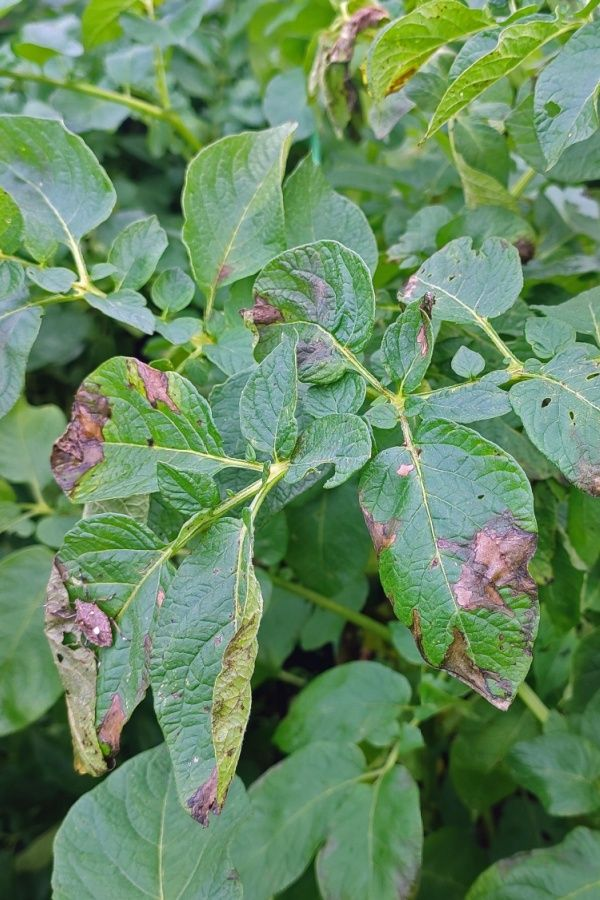
#> input picture frontend/src/assets/leaf1.jpg, 600 x 900 px
$ python -i background_service.py   (imports and definitions only)
#> lines starting #> are read from the running program, lines starting #| are printed output that depends on the picture; after the words box and inside, x2 and y2 are one past the last pixel; in counts of white or black regions, pixels touching at a corner belong together
# app/services/background_service.py
import logging
from collections import deque
from pathlib import Path

import numpy as np
from PIL import Image, ImageFilter, ImageOps

logger = logging.getLogger(__name__)

MASK_WORK_SIZE = 512
NEUTRAL_BACKGROUND = (247, 248, 244)


def remove_leaf_background(image_path: str, output_path: str) -> str:
    """
    Buat versi gambar dengan background netral sebelum dikirim ke model.

    Jika segmentasi gagal, fungsi mengembalikan path gambar asli agar diagnosis
    tetap berjalan.
    """
#> called with image_path = '../../../frontend/src/assets/leaf1.jpg', output_path = 'out.png'
    source = Path(image_path)
    destination = Path(output_path)

    try:
        destination.parent.mkdir(parents=True, exist_ok=True)

        with Image.open(source) as opened_image:
#> opened_image is the input picture: PIL image 600x900 RGB; mean R, G, B 103, 138.7, 99.3
            image = ImageOps.exif_transpose(opened_image).convert("RGB")

        work_image = image.copy()
        work_image.thumbnail((MASK_WORK_SIZE, MASK_WORK_SIZE), Image.Resampling.LANCZOS)

        mask = _build_leaf_mask(work_image)
        if not mask.getbbox():
            logger.warning("Background removal skipped; no leaf-like area found in %s", source)
            return str(source)

        mask = mask.resize(image.size, Image.Resampling.BILINEAR)
        mask = mask.filter(ImageFilter.GaussianBlur(1.5))

        background = Image.new("RGB", image.size, NEUTRAL_BACKGROUND)
        result = Image.composite(image, background, mask)
        result.save(destination, format="JPEG", quality=95, optimize=True)

        return str(destination)
    except Exception as exc:
        logger.error("Background removal failed for %s: %s", source, exc, exc_info=True)
        return str(source)


def _build_leaf_mask(image: Image.Image) -> Image.Image:
    arr = np.asarray(image).astype(np.float32) / 255.0
    red = arr[:, :, 0]
    green = arr[:, :, 1]
    blue = arr[:, :, 2]

    max_channel = arr.max(axis=2)
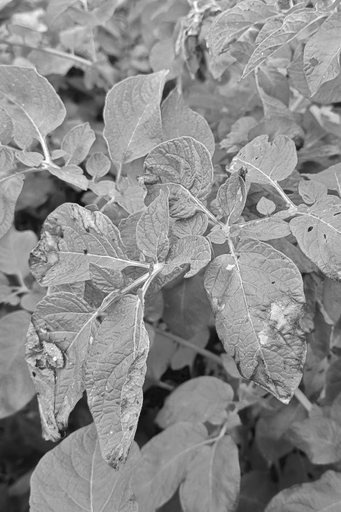
#> max_channel: shape (512, 341) float32; min 0.0392, max 1, mean 0.549
    min_channel = arr.min(axis=2)
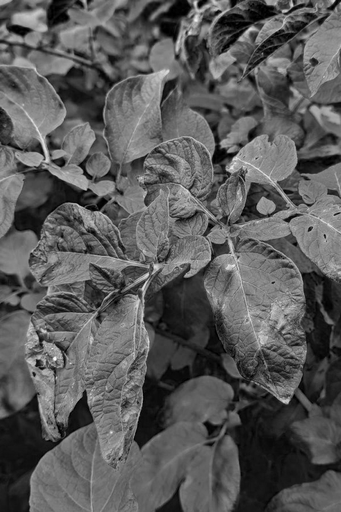
#> min_channel: shape (512, 341) float32; min 0, max 0.996, mean 0.353
    saturation = (max_channel - min_channel) / np.maximum(max_channel, 1e-6)
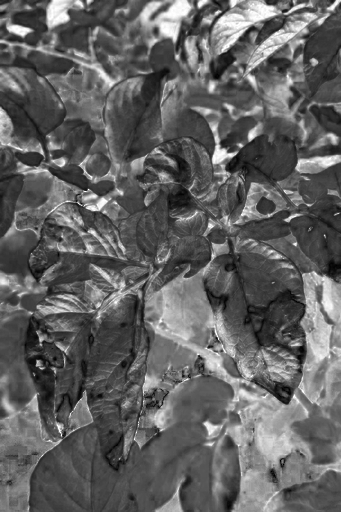
#> saturation: shape (512, 341) float32; min 0, max 1, mean 0.385
    excess_green = (2 * green) - red - blue
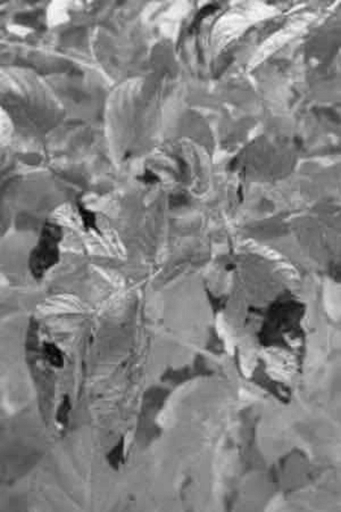
#> excess_green: shape (512, 341) float32; min -0.38, max 0.933, mean 0.294; drawn with min black and max white

    green_leaf = (
        (green > red * 0.85)
        & (green > blue * 0.85)
        & (saturation > 0.10)
        & (max_channel > 0.10)
    )
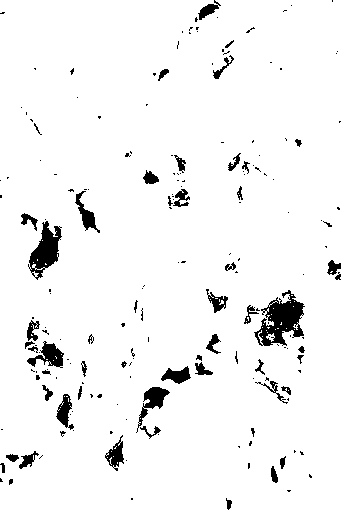
#> green_leaf: shape (512, 341) bool; 95.2% white; 188 black regions (135 under 20 px), largest, box (x1, y1, x2, y2) and area: (254, 290, 305, 346) 1427, (28, 221, 62, 280) 951, (136, 387, 170, 433) 469
    yellow_leaf = (
        (red > 0.22)
        & (green > 0.22)
        & (blue < 0.55)
        & (np.abs(red - green) < 0.28)
        & (saturation > 0.12)
    )
#> yellow_leaf: shape (512, 341) bool; 58.4% white; 817 black regions (694 under 20 px), largest, box (x1, y1, x2, y2) and area: (94, 40, 341, 408) 20388, (0, 341, 104, 512) 6685, (235, 384, 341, 512) 6425
    brown_spots = (
        (red > 0.16)
        & (green > 0.10)
        & (blue < 0.35)
        & (red >= green * 0.75)
        & (saturation > 0.16)
    )
#> brown_spots: shape (512, 341) bool; 5.5% white; 625 white regions (544 under 20 px), largest, box (x1, y1, x2, y2) and area: (175, 34, 213, 75) 646, (212, 17, 267, 55) 618, (238, 12, 316, 79) 569
    dark_leaf = (
        (max_channel > 0.08)
        & (max_channel < 0.48)
        & (green >= blue * 0.80)
        & (saturation > 0.16)
    )
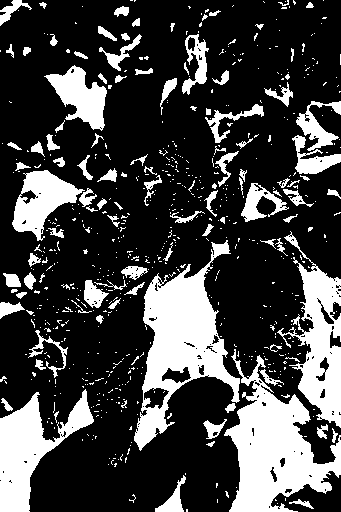
#> dark_leaf: shape (512, 341) bool; 25.8% white; 662 white regions (556 under 20 px), largest, box (x1, y1, x2, y2) and area: (134, 240, 240, 451) 8622, (224, 349, 341, 512) 8613, (277, 231, 341, 428) 5029

    mask_array = green_leaf | (excess_green > 0.06) | yellow_leaf | brown_spots | dark_leaf
#> mask_array: shape (512, 341) bool; 97.5% white; 187 black regions (148 under 20 px), largest, box (x1, y1, x2, y2) and area: (261, 290, 304, 328) 578, (27, 341, 63, 368) 342, (144, 388, 169, 409) 317
    mask = Image.fromarray((mask_array.astype(np.uint8)) * 255, mode="L")
    mask = mask.filter(ImageFilter.MedianFilter(5))
#> mask: PIL image 341x512 L; 98.2% white; 50 black regions (21 under 20 px), largest, box (x1, y1, x2, y2) and area: (267, 291, 302, 328) 559, (144, 388, 168, 408) 311, (162, 368, 190, 382) 251
    mask = mask.filter(ImageFilter.MinFilter(5))
#> mask: PIL image 341x512 L; 95.8% white; 38 black regions, largest, box (x1, y1, x2, y2) and area: (253, 289, 304, 347) 1369, (26, 341, 64, 368) 642, (140, 386, 170, 417) 579
    mask = _keep_foreground_components(mask)
    mask = mask.filter(ImageFilter.MaxFilter(11))
    mask = mask.filter(ImageFilter.MinFilter(3))
    mask = mask.filter(ImageFilter.MedianFilter(5))

    return mask


def _keep_foreground_components(mask: Image.Image) -> Image.Image:
    arr = np.asarray(mask) > 0
    height, width = arr.shape
#> height = 512; width = 341
    visited = np.zeros_like(arr, dtype=bool)
    output = np.zeros_like(arr, dtype=bool)
    components: list[list[tuple[int, int]]] = []

    for start_y, start_x in zip(*np.nonzero(arr)):
        if visited[start_y, start_x]:
            continue

        queue: deque[tuple[int, int]] = deque([(int(start_y), int(start_x))])
        visited[start_y, start_x] = True
        pixels: list[tuple[int, int]] = []

        while queue:
            y, x = queue.popleft()
            pixels.append((y, x))

            for next_y, next_x in (
                (y - 1, x),
                (y + 1, x),
                (y, x - 1),
                (y, x + 1),
            ):
                if (
                    0 <= next_y < height
                    and 0 <= next_x < width
                    and arr[next_y, next_x]
                    and not visited[next_y, next_x]
                ):
                    visited[next_y, next_x] = True
                    queue.append((next_y, next_x))

        components.append(pixels)
#> after the loop, components = 2 items

    if not components:
        return mask

    largest_area = max(len(component) for component in components)
#> largest_area = 167213
    min_area = max(64, int(largest_area * 0.04), int(height * width * 0.002))
#> min_area = 6688
    center_left = width * 0.18
#> center_left = 61.38
    center_right = width * 0.82
#> center_right = 279.6
    center_top = height * 0.18
#> center_top = 92.16
    center_bottom = height * 0.82
#> center_bottom = 419.8

    center_components = [
        component
        for component in components
        if len(component) >= min_area and _component_overlaps_box(
            component,
            center_left,
            center_top,
            center_right,
            center_bottom,
        )
    ]
#> center_components = 1 item

    selected_components = center_components or [
        component
        for component in components
        if len(component) >= min_area
    ]
#> selected_components = 1 item

    for component in selected_components:
        ys, xs = zip(*component)
        output[ys, xs] = True
#> this loop made 1 pass
#> output: shape (512, 341) bool; 95.8% white; 38 black regions, largest, box (x1, y1, x2, y2) and area: (253, 289, 304, 347) 1379, (26, 341, 64, 368) 642, (140, 386, 170, 417) 579

    return Image.fromarray((output.astype(np.uint8)) * 255, mode="L")


def _component_overlaps_box(
    component: list[tuple[int, int]],
    left: float,
    top: float,
    right: float,
    bottom: float,
) -> bool:
    for y, x in component:
        if left <= x <= right and top <= y <= bottom:
            return True

    return False

>>> result = remove_leaf_background('../../../frontend/src/assets/leaf1.jpg', 'out.png')
#> in _build_leaf_mask, `mask = mask.filter(ImageFilter.MaxFilter(11))`: mask: PIL image 341x512 L; 99.7% white; 9 black regions (5 under 20 px), largest, box (x1, y1, x2, y2) and area: (270, 296, 294, 323) 275, (149, 392, 162, 404) 102, (47, 347, 59, 360) 46, (169, 374, 186, 379) 46
#> in _build_leaf_mask, `mask = mask.filter(ImageFilter.MinFilter(3))`: mask: PIL image 341x512 L; 99.5% white; 9 black regions (2 under 20 px), largest, box (x1, y1, x2, y2) and area: (269, 295, 295, 324) 381, (148, 391, 163, 405) 156, (46, 346, 60, 361) 100
#> in _build_leaf_mask, `mask = mask.filter(ImageFilter.MedianFilter(5))`:
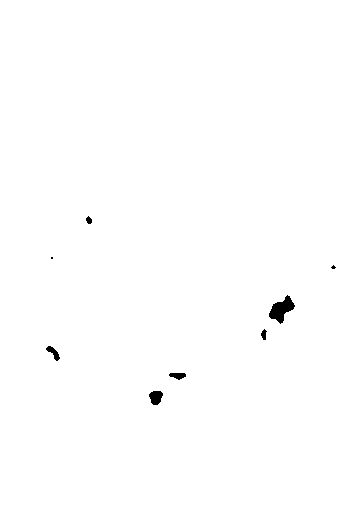
#> mask: PIL image 341x512 L; 99.5% white; 8 black regions (2 under 20 px), largest, box (x1, y1, x2, y2) and area: (269, 295, 295, 324) 374, (149, 391, 163, 405) 147, (46, 346, 60, 361) 90, (169, 373, 186, 380) 83, (261, 329, 267, 340) 42, (86, 216, 92, 224) 34

$ run again, on frontend/src/assets/leaf2.jpg
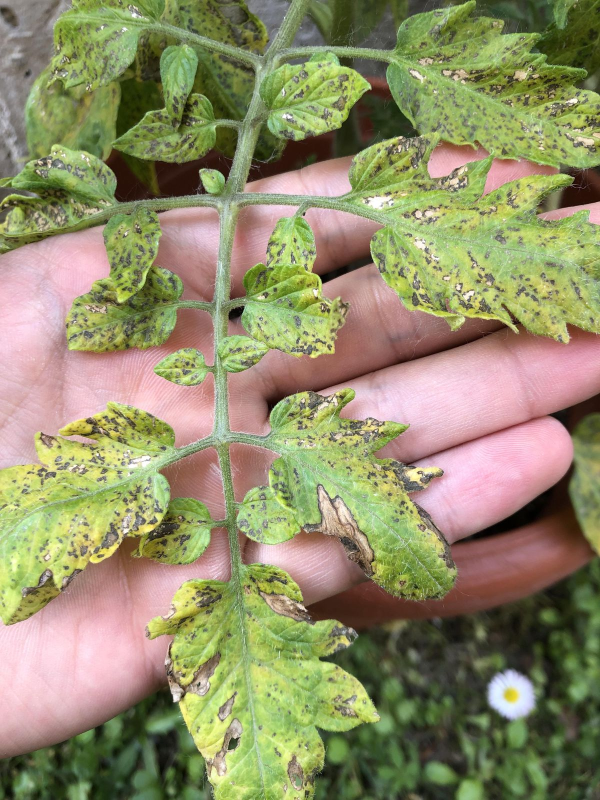
#> input picture frontend/src/assets/leaf2.jpg, 1200 x 1600 px (shown at 1/2 size)
#> in remove_leaf_background, opened_image is the input picture: PIL image 1200x1600 RGB; mean R, G, B 146, 142.4, 105.7
#> in _build_leaf_mask, `green_leaf = ( (green > red * 0.85) & (green > blue * 0.85) & (saturat..`:
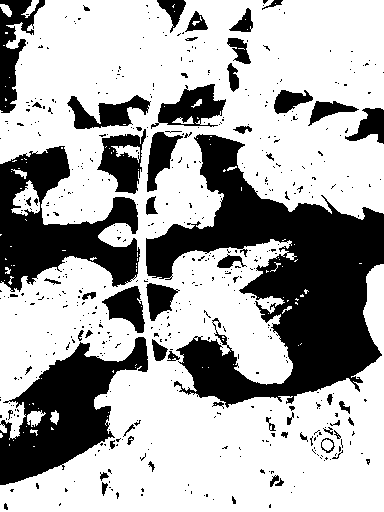
#> green_leaf: shape (512, 384) bool; 67% white; 541 black regions (480 under 20 px), largest, box (x1, y1, x2, y2) and area: (146, 134, 384, 408) 28557, (0, 337, 148, 485) 9914, (0, 146, 140, 292) 9892
#> yellow_leaf: shape (512, 384) bool; 60.7% white; 1260 black regions (1137 under 20 px), largest, box (x1, y1, x2, y2) and area: (196, 205, 384, 356) 13688, (0, 144, 248, 342) 13025, (0, 352, 146, 476) 8123
#> brown_spots: shape (512, 384) bool; 31.5% white; 1184 white regions (1081 under 20 px), largest, box (x1, y1, x2, y2) and area: (0, 294, 384, 512) 21265, (17, 13, 164, 128) 7227, (183, 0, 384, 71) 6563
#> dark_leaf: shape (512, 384) bool; 26.1% white; 1036 white regions (961 under 20 px), largest, box (x1, y1, x2, y2) and area: (189, 294, 384, 512) 20928, (0, 426, 137, 512) 5645, (278, 0, 384, 64) 2976
#> mask_array: shape (512, 384) bool; 81.5% white; 511 black regions (450 under 20 px), largest, box (x1, y1, x2, y2) and area: (0, 146, 138, 292) 8555, (0, 352, 146, 476) 6914, (203, 218, 384, 290) 5317
#> the loop in _keep_foreground_components, `for start_y, start_x in zip(*np.nonzero(arr)):` made 149749 passes
#> start_x on passes 1 to 3: 34, 35, 47
#> after the loop in _keep_foreground_components, `for start_y, start_x in zip(*np.nonzero(arr)):`: components = 30 items
#> largest_area = 149590
#> min_area = 5983
#> center_components = 1 item
#> the loop in _keep_foreground_components, `for component in selected_components:` made 1 pass
#> in remove_leaf_background, `result = Image.composite(image, background, mask)`:
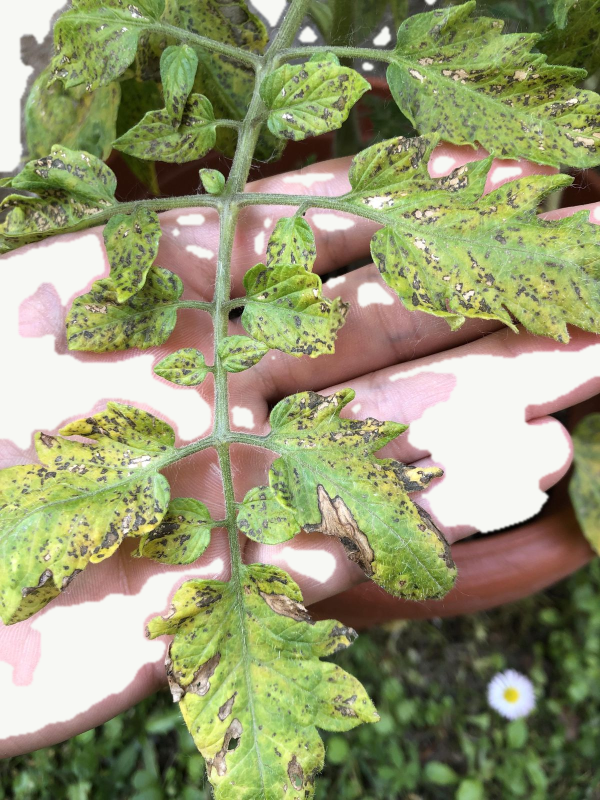
#> result: PIL image 1200x1600 RGB (shown at 1/2 size); mean R, G, B 149.9, 152.5, 113.8

$ run again, on frontend/src/assets/leaf3.jpg
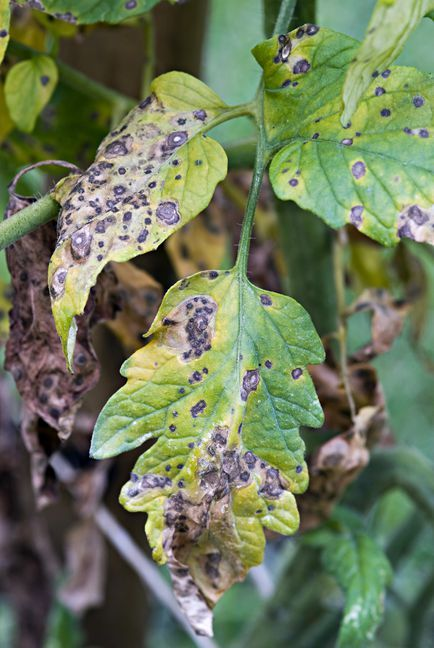
#> input picture frontend/src/assets/leaf3.jpg, 434 x 648 px
#> in remove_leaf_background, opened_image is the input picture: PIL image 434x648 RGB; mean R, G, B 109.1, 120.6, 90.4
#> in _build_leaf_mask, `green_leaf = ( (green > red * 0.85) & (green > blue * 0.85) & (saturat..`:
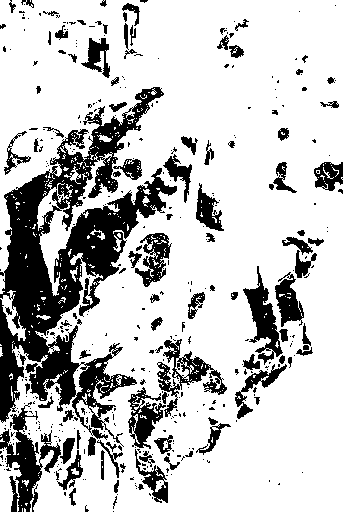
#> green_leaf: shape (512, 343) bool; 76.7% white; 405 black regions (305 under 20 px), largest, box (x1, y1, x2, y2) and area: (0, 87, 177, 447) 21546, (0, 402, 61, 512) 2430, (157, 339, 227, 417) 1482
#> yellow_leaf: shape (512, 343) bool; 57.4% white; 547 black regions (437 under 20 px), largest, box (x1, y1, x2, y2) and area: (0, 15, 172, 512) 35995, (152, 201, 315, 424) 8826, (209, 126, 306, 267) 4622
#> brown_spots: shape (512, 343) bool; 30.3% white; 739 white regions (632 under 20 px), largest, box (x1, y1, x2, y2) and area: (0, 0, 168, 132) 11775, (0, 129, 145, 333) 8999, (269, 176, 343, 279) 3435
#> dark_leaf: shape (512, 343) bool; 39% white; 640 white regions (577 under 20 px), largest, box (x1, y1, x2, y2) and area: (168, 293, 343, 512) 14834, (0, 0, 168, 170) 14225, (0, 155, 141, 336) 9183
#> mask_array: shape (512, 343) bool; 91.7% white; 695 black regions (594 under 20 px), largest, box (x1, y1, x2, y2) and area: (38, 146, 93, 231) 1271, (88, 107, 142, 157) 897, (30, 330, 78, 373) 691
#> the loop in _keep_foreground_components, `for start_y, start_x in zip(*np.nonzero(arr)):` made 151272 passes
#> start_x on passes 1 to 3: 0, 1, 2
#> after the loop in _keep_foreground_components, `for start_y, start_x in zip(*np.nonzero(arr)):`: components = 16 items
#> largest_area = 151113
#> min_area = 6044
#> center_components = 1 item
#> the loop in _keep_foreground_components, `for component in selected_components:` made 1 pass
#> in remove_leaf_background, `result = Image.composite(image, background, mask)`:
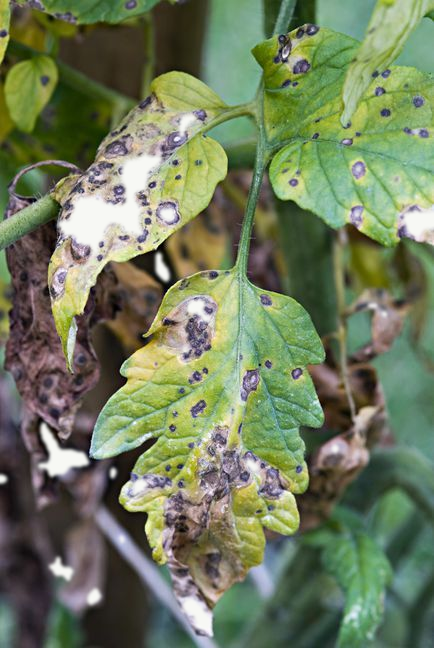
#> result: PIL image 434x648 RGB; mean R, G, B 111.9, 123.7, 93.1
